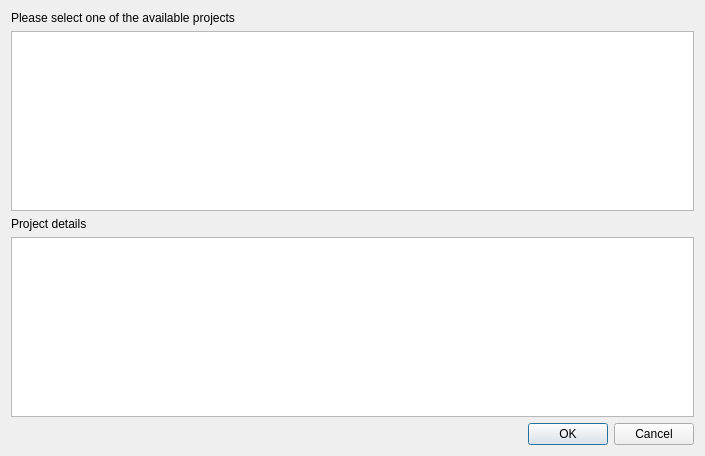
<?xml version="1.0" encoding="UTF-8"?>
<ui version="4.0">
 <class>DownloadLayerDialog</class>
 <widget class="QDialog" name="DownloadLayerDialog">
  <property name="geometry">
   <rect>
    <x>0</x>
    <y>0</y>
    <width>705</width>
    <height>456</height>
   </rect>
  </property>
  <property name="windowTitle">
   <string>Download project from the OpenQuake Platform</string>
  </property>
  <property name="modal">
   <bool>true</bool>
  </property>
  <layout class="QGridLayout" name="gridLayout">
   <item row="4" column="0">
    <widget class="QDialogButtonBox" name="buttonBox">
     <property name="orientation">
      <enum>Qt::Horizontal</enum>
     </property>
     <property name="standardButtons">
      <set>QDialogButtonBox::Cancel|QDialogButtonBox::Ok</set>
     </property>
    </widget>
   </item>
   <item row="0" column="0">
    <widget class="QLabel" name="label">
     <property name="text">
      <string>Please select one of the available projects</string>
     </property>
    </widget>
   </item>
   <item row="1" column="0">
    <widget class="QListWidget" name="layers_lst"/>
   </item>
   <item row="3" column="0">
    <widget class="QTextEdit" name="layer_detail">
     <property name="readOnly">
      <bool>true</bool>
     </property>
     <property name="html">
      <string>&lt;!DOCTYPE HTML PUBLIC &quot;-//W3C//DTD HTML 4.0//EN&quot; &quot;http://www.w3.org/TR/REC-html40/strict.dtd&quot;&gt;
&lt;html&gt;&lt;head&gt;&lt;meta name=&quot;qrichtext&quot; content=&quot;1&quot; /&gt;&lt;style type=&quot;text/css&quot;&gt;
p, li { white-space: pre-wrap; }
&lt;/style&gt;&lt;/head&gt;&lt;body style=&quot; font-family:'Ubuntu'; font-size:11pt; font-weight:400; font-style:normal;&quot;&gt;
&lt;p style=&quot;-qt-paragraph-type:empty; margin-top:0px; margin-bottom:0px; margin-left:0px; margin-right:0px; -qt-block-indent:0; text-indent:0px;&quot;&gt;&lt;br /&gt;&lt;/p&gt;&lt;/body&gt;&lt;/html&gt;</string>
     </property>
    </widget>
   </item>
   <item row="2" column="0">
    <widget class="QLabel" name="layer_lbl">
     <property name="text">
      <string>Project details</string>
     </property>
    </widget>
   </item>
  </layout>
 </widget>
 <resources/>
 <connections>
  <connection>
   <sender>buttonBox</sender>
   <signal>accepted()</signal>
   <receiver>DownloadLayerDialog</receiver>
   <slot>accept()</slot>
   <hints>
    <hint type="sourcelabel">
     <x>248</x>
     <y>254</y>
    </hint>
    <hint type="destinationlabel">
     <x>157</x>
     <y>274</y>
    </hint>
   </hints>
  </connection>
  <connection>
   <sender>buttonBox</sender>
   <signal>rejected()</signal>
   <receiver>DownloadLayerDialog</receiver>
   <slot>reject()</slot>
   <hints>
    <hint type="sourcelabel">
     <x>316</x>
     <y>260</y>
    </hint>
    <hint type="destinationlabel">
     <x>286</x>
     <y>274</y>
    </hint>
   </hints>
  </connection>
 </connections>
</ui>
